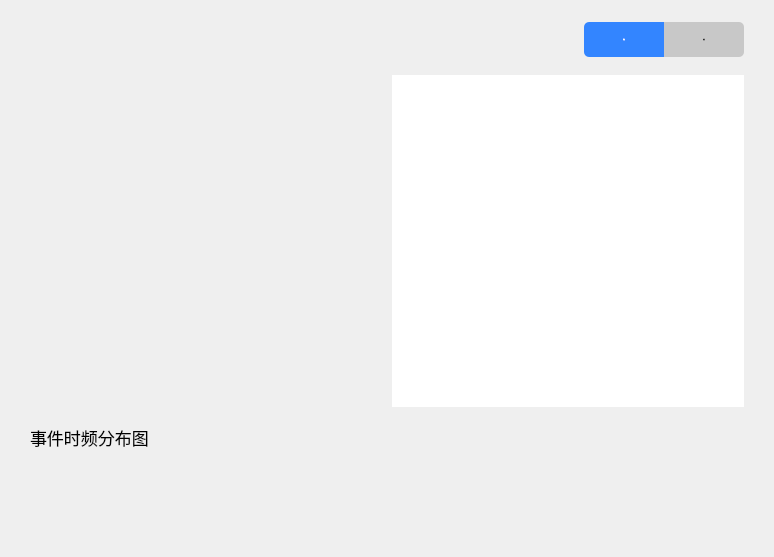
<?xml version="1.0" encoding="UTF-8"?>
<ui version="4.0">
 <class>DataView</class>
 <widget class="QWidget" name="DataView">
  <property name="geometry">
   <rect>
    <x>0</x>
    <y>0</y>
    <width>774</width>
    <height>557</height>
   </rect>
  </property>
  <property name="windowTitle">
   <string>DataView</string>
  </property>
  <property name="styleSheet">
   <string notr="true"/>
  </property>
  <layout class="QGridLayout" name="gridLayout_2" rowstretch="1,0" columnstretch="0,1">
   <property name="leftMargin">
    <number>30</number>
   </property>
   <property name="topMargin">
    <number>15</number>
   </property>
   <property name="rightMargin">
    <number>30</number>
   </property>
   <property name="bottomMargin">
    <number>30</number>
   </property>
   <property name="spacing">
    <number>10</number>
   </property>
   <item row="0" column="0">
    <widget class="QLabel" name="label_name">
     <property name="minimumSize">
      <size>
       <width>0</width>
       <height>50</height>
      </size>
     </property>
     <property name="maximumSize">
      <size>
       <width>16777215</width>
       <height>50</height>
      </size>
     </property>
     <property name="font">
      <font>
       <family>Microsoft YaHei</family>
       <pointsize>-1</pointsize>
      </font>
     </property>
     <property name="styleSheet">
      <string notr="true">QLabel{font-size: 23px;}</string>
     </property>
     <property name="text">
      <string/>
     </property>
    </widget>
   </item>
   <item row="0" column="1">
    <widget class="QWidget" name="widget_navi" native="true">
     <property name="enabled">
      <bool>true</bool>
     </property>
     <property name="minimumSize">
      <size>
       <width>160</width>
       <height>35</height>
      </size>
     </property>
     <property name="maximumSize">
      <size>
       <width>160</width>
       <height>35</height>
      </size>
     </property>
     <property name="styleSheet">
      <string notr="true">QPushButton{border: none;color: #2c2c2c; font: 15px &quot;Microsoft YaHei&quot;;background-color: rgb(200,200,200);}
QPushButton:hover{border: none;color: #2c2c2c; font: 15px &quot;Microsoft YaHei&quot;;background-color: rgb(230, 230, 230);}
QPushButton:pressed{border: none;color: white; font: 15px &quot;Microsoft YaHei&quot;;background-color: #3385ff;}
QPushButton:checked{border: none;color: white; font: 15px &quot;Microsoft YaHei&quot;;background-color: #3385ff;}
QPushButton:disable{border: none;color: red; font: 15px &quot;Microsoft YaHei&quot;;background-color: #3385ff;}</string>
     </property>
     <layout class="QHBoxLayout" name="horizontalLayout_2">
      <property name="spacing">
       <number>0</number>
      </property>
      <property name="leftMargin">
       <number>0</number>
      </property>
      <property name="topMargin">
       <number>0</number>
      </property>
      <property name="rightMargin">
       <number>0</number>
      </property>
      <property name="bottomMargin">
       <number>0</number>
      </property>
      <item>
       <widget class="QPushButton" name="pushButton_chart">
        <property name="enabled">
         <bool>true</bool>
        </property>
        <property name="minimumSize">
         <size>
          <width>80</width>
          <height>35</height>
         </size>
        </property>
        <property name="maximumSize">
         <size>
          <width>80</width>
          <height>35</height>
         </size>
        </property>
        <property name="font">
         <font>
          <family>Microsoft YaHei</family>
          <pointsize>-1</pointsize>
          <weight>50</weight>
          <italic>false</italic>
          <bold>false</bold>
         </font>
        </property>
        <property name="styleSheet">
         <string notr="true">QPushButton{border-top-left-radius:5px;border-bottom-left-radius:5px;}</string>
        </property>
        <property name="text">
         <string>图表</string>
        </property>
        <property name="checkable">
         <bool>true</bool>
        </property>
        <property name="checked">
         <bool>true</bool>
        </property>
       </widget>
      </item>
      <item>
       <widget class="QPushButton" name="pushButton_data">
        <property name="enabled">
         <bool>true</bool>
        </property>
        <property name="minimumSize">
         <size>
          <width>80</width>
          <height>35</height>
         </size>
        </property>
        <property name="maximumSize">
         <size>
          <width>80</width>
          <height>35</height>
         </size>
        </property>
        <property name="font">
         <font>
          <family>Microsoft YaHei</family>
          <pointsize>-1</pointsize>
          <weight>50</weight>
          <italic>false</italic>
          <bold>false</bold>
         </font>
        </property>
        <property name="styleSheet">
         <string notr="true">QPushButton{border-top-right-radius:5px;border-bottom-right-radius:5px;}</string>
        </property>
        <property name="text">
         <string>数据</string>
        </property>
        <property name="checkable">
         <bool>true</bool>
        </property>
        <property name="checked">
         <bool>false</bool>
        </property>
       </widget>
      </item>
     </layout>
    </widget>
   </item>
   <item row="1" column="0" colspan="2">
    <widget class="QStackedWidget" name="stackedWidget_container">
     <property name="enabled">
      <bool>true</bool>
     </property>
     <property name="styleSheet">
      <string notr="true"/>
     </property>
     <property name="currentIndex">
      <number>0</number>
     </property>
     <widget class="QWidget" name="page_chart">
      <layout class="QGridLayout" name="gridLayout_4" rowstretch="3,1" columnstretch="1,1">
       <property name="leftMargin">
        <number>0</number>
       </property>
       <property name="topMargin">
        <number>0</number>
       </property>
       <property name="rightMargin">
        <number>0</number>
       </property>
       <property name="bottomMargin">
        <number>0</number>
       </property>
       <property name="spacing">
        <number>10</number>
       </property>
       <item row="0" column="0">
        <widget class="QWidget" name="widget_overview" native="true">
         <property name="styleSheet">
          <string notr="true">QScrollArea {
	border:none;
	background:transparent;
}

QScrollBar:vertical {
	background:transparent;
	padding:0px;
	width:10px;
}

QScrollBar::handle:vertical{
	background:rgba(0,0,0,35);
	border-radius:5px;
	min-height:30px;
}

QScrollBar::handle:vertical:hover,QScrollBar::handle:vertical:pressed {
	background:rgba(0,0,0,75);
}

QScrollBar::add-page:vertical,QScrollBar::sub-page:vertical {
	background:none;
}

QScrollBar::add-line:vertical,QScrollBar::sub-line:vertical {
	background:none;
}

QPlainTextEdit
{
	font-size: 13px;
	background-color: transparent;
}</string>
         </property>
         <layout class="QVBoxLayout" name="verticalLayout_2" stretch="0,1">
          <property name="spacing">
           <number>10</number>
          </property>
          <property name="leftMargin">
           <number>20</number>
          </property>
          <property name="topMargin">
           <number>20</number>
          </property>
          <property name="rightMargin">
           <number>20</number>
          </property>
          <property name="bottomMargin">
           <number>20</number>
          </property>
          <item>
           <layout class="QGridLayout" name="gridLayout_3">
            <property name="horizontalSpacing">
             <number>10</number>
            </property>
            <property name="verticalSpacing">
             <number>0</number>
            </property>
            <item row="0" column="0" rowspan="2">
             <widget class="QLabel" name="label_overview_icon">
              <property name="minimumSize">
               <size>
                <width>70</width>
                <height>70</height>
               </size>
              </property>
              <property name="maximumSize">
               <size>
                <width>70</width>
                <height>70</height>
               </size>
              </property>
              <property name="text">
               <string/>
              </property>
              <property name="scaledContents">
               <bool>true</bool>
              </property>
              <property name="textInteractionFlags">
               <set>Qt::NoTextInteraction</set>
              </property>
             </widget>
            </item>
            <item row="0" column="1">
             <widget class="QLabel" name="label_overview_name">
              <property name="minimumSize">
               <size>
                <width>0</width>
                <height>40</height>
               </size>
              </property>
              <property name="maximumSize">
               <size>
                <width>16777215</width>
                <height>40</height>
               </size>
              </property>
              <property name="font">
               <font>
                <family>Microsoft YaHei</family>
                <pointsize>-1</pointsize>
               </font>
              </property>
              <property name="styleSheet">
               <string notr="true">QLabel{font-size:17px;}</string>
              </property>
              <property name="text">
               <string/>
              </property>
              <property name="textInteractionFlags">
               <set>Qt::NoTextInteraction</set>
              </property>
             </widget>
            </item>
            <item row="1" column="1">
             <widget class="QLabel" name="label_overview_guid">
              <property name="minimumSize">
               <size>
                <width>0</width>
                <height>30</height>
               </size>
              </property>
              <property name="maximumSize">
               <size>
                <width>16777215</width>
                <height>30</height>
               </size>
              </property>
              <property name="font">
               <font>
                <family>Microsoft YaHei</family>
                <pointsize>-1</pointsize>
               </font>
              </property>
              <property name="styleSheet">
               <string notr="true">QLabel
{
	font-size: 13px;
	color: darkgray;
}</string>
              </property>
              <property name="text">
               <string/>
              </property>
              <property name="textInteractionFlags">
               <set>Qt::NoTextInteraction</set>
              </property>
             </widget>
            </item>
           </layout>
          </item>
          <item>
           <widget class="QPlainTextEdit" name="plainTextEdit_overview_description">
            <property name="font">
             <font>
              <family>Microsoft YaHei</family>
              <pointsize>-1</pointsize>
             </font>
            </property>
            <property name="styleSheet">
             <string notr="true"/>
            </property>
            <property name="frameShape">
             <enum>QFrame::NoFrame</enum>
            </property>
            <property name="frameShadow">
             <enum>QFrame::Plain</enum>
            </property>
            <property name="horizontalScrollBarPolicy">
             <enum>Qt::ScrollBarAlwaysOff</enum>
            </property>
            <property name="readOnly">
             <bool>true</bool>
            </property>
           </widget>
          </item>
         </layout>
        </widget>
       </item>
       <item row="0" column="1">
        <widget class="QChartView" name="graphicsView_opcode_frequency">
         <property name="minimumSize">
          <size>
           <width>0</width>
           <height>0</height>
          </size>
         </property>
         <property name="maximumSize">
          <size>
           <width>16777215</width>
           <height>16777215</height>
          </size>
         </property>
         <property name="frameShape">
          <enum>QFrame::NoFrame</enum>
         </property>
        </widget>
       </item>
       <item row="1" column="0" colspan="2">
        <layout class="QGridLayout" name="gridLayout" rowstretch="0,1" columnstretch="0,1">
         <property name="spacing">
          <number>0</number>
         </property>
         <item row="0" column="0">
          <widget class="QLabel" name="label_time_frequency_tip">
           <property name="minimumSize">
            <size>
             <width>0</width>
             <height>40</height>
            </size>
           </property>
           <property name="maximumSize">
            <size>
             <width>16777215</width>
             <height>40</height>
            </size>
           </property>
           <property name="font">
            <font>
             <family>Microsoft YaHei</family>
             <pointsize>-1</pointsize>
            </font>
           </property>
           <property name="styleSheet">
            <string notr="true">QLabel{font-size: 17px;}</string>
           </property>
           <property name="text">
            <string>事件时频分布图</string>
           </property>
          </widget>
         </item>
         <item row="0" column="1">
          <widget class="QLabel" name="label_time_frequency_area">
           <property name="minimumSize">
            <size>
             <width>0</width>
             <height>40</height>
            </size>
           </property>
           <property name="maximumSize">
            <size>
             <width>16777215</width>
             <height>40</height>
            </size>
           </property>
           <property name="font">
            <font>
             <family>Microsoft YaHei</family>
             <pointsize>-1</pointsize>
            </font>
           </property>
           <property name="styleSheet">
            <string notr="true">QLabel{font-size: 15px;color: rgb(100,100,100);}</string>
           </property>
           <property name="text">
            <string/>
           </property>
           <property name="alignment">
            <set>Qt::AlignRight|Qt::AlignTrailing|Qt::AlignVCenter</set>
           </property>
          </widget>
         </item>
         <item row="1" column="0" colspan="2">
          <widget class="ScatterDiagram" name="widget_time_frequency" native="true"/>
         </item>
        </layout>
       </item>
      </layout>
     </widget>
     <widget class="QWidget" name="page_data">
      <layout class="QVBoxLayout" name="verticalLayout" stretch="0,1,0">
       <property name="spacing">
        <number>10</number>
       </property>
       <property name="leftMargin">
        <number>0</number>
       </property>
       <property name="topMargin">
        <number>0</number>
       </property>
       <property name="rightMargin">
        <number>0</number>
       </property>
       <property name="bottomMargin">
        <number>0</number>
       </property>
       <item>
        <layout class="QHBoxLayout" name="horizontalLayout_3">
         <property name="spacing">
          <number>5</number>
         </property>
         <item>
          <widget class="QLabel" name="label_data_count">
           <property name="minimumSize">
            <size>
             <width>0</width>
             <height>35</height>
            </size>
           </property>
           <property name="maximumSize">
            <size>
             <width>16777215</width>
             <height>35</height>
            </size>
           </property>
           <property name="font">
            <font>
             <family>Microsoft YaHei</family>
             <pointsize>-1</pointsize>
            </font>
           </property>
           <property name="styleSheet">
            <string notr="true">QLabel{font-size: 15px;}</string>
           </property>
           <property name="text">
            <string>共计0条事件</string>
           </property>
           <property name="alignment">
            <set>Qt::AlignLeading|Qt::AlignLeft|Qt::AlignVCenter</set>
           </property>
          </widget>
         </item>
         <item>
          <widget class="QPushButton" name="pushButton_data_copy">
           <property name="enabled">
            <bool>true</bool>
           </property>
           <property name="minimumSize">
            <size>
             <width>100</width>
             <height>35</height>
            </size>
           </property>
           <property name="maximumSize">
            <size>
             <width>100</width>
             <height>35</height>
            </size>
           </property>
           <property name="font">
            <font>
             <family>Microsoft YaHei</family>
             <pointsize>-1</pointsize>
             <weight>50</weight>
             <italic>false</italic>
             <bold>false</bold>
            </font>
           </property>
           <property name="styleSheet">
            <string notr="true">QPushButton{border: none;border-radius: 5px;color: white; font: 13px &quot;Microsoft YaHei&quot;;background-color: #886ab5;}
QPushButton:!enabled{border: none;border-radius: 5px;color: gray; font: 13px &quot;Microsoft YaHei&quot;;background-color: rgb(237,237,237);}
QPushButton:hover{border: none;border-radius: 5px;color: white; font: 13px &quot;Microsoft YaHei&quot;;background-color: #967bbd;}
QPushButton:pressed{border: none;border-radius: 5px;color: white; font: 13px &quot;Microsoft YaHei&quot;;background-color: #7a59ad;}</string>
           </property>
           <property name="text">
            <string>复制到剪贴板</string>
           </property>
          </widget>
         </item>
         <item>
          <widget class="QPushButton" name="pushButton_data_output">
           <property name="enabled">
            <bool>true</bool>
           </property>
           <property name="minimumSize">
            <size>
             <width>100</width>
             <height>35</height>
            </size>
           </property>
           <property name="maximumSize">
            <size>
             <width>100</width>
             <height>35</height>
            </size>
           </property>
           <property name="font">
            <font>
             <family>Microsoft YaHei</family>
             <pointsize>-1</pointsize>
             <weight>50</weight>
             <italic>false</italic>
             <bold>false</bold>
            </font>
           </property>
           <property name="styleSheet">
            <string notr="true">QPushButton{border: none;border-radius: 5px;color: white; font: 13px &quot;Microsoft YaHei&quot;;background-color: #886ab5;}
QPushButton:!enabled{border: none;border-radius: 5px;color: gray; font: 13px &quot;Microsoft YaHei&quot;;background-color: rgb(237,237,237);}
QPushButton:hover{border: none;border-radius: 5px;color: white; font: 13px &quot;Microsoft YaHei&quot;;background-color: #967bbd;}
QPushButton:pressed{border: none;border-radius: 5px;color: white; font: 13px &quot;Microsoft YaHei&quot;;background-color: #7a59ad;}</string>
           </property>
           <property name="text">
            <string>导出到表格</string>
           </property>
          </widget>
         </item>
        </layout>
       </item>
       <item>
        <layout class="QHBoxLayout" name="horizontalLayout_4" stretch="3,2">
         <property name="spacing">
          <number>10</number>
         </property>
         <item>
          <widget class="QTableWidget" name="tableWidget_data">
           <property name="minimumSize">
            <size>
             <width>400</width>
             <height>0</height>
            </size>
           </property>
           <property name="font">
            <font>
             <family>Microsoft YaHei</family>
             <pointsize>-1</pointsize>
            </font>
           </property>
           <property name="focusPolicy">
            <enum>Qt::NoFocus</enum>
           </property>
           <property name="styleSheet">
            <string notr="true">#tableWidget_data
{
	font-size: 13px;
    selection-color: white;
    selection-background-color: #886ab5;
}</string>
           </property>
           <property name="horizontalScrollBarPolicy">
            <enum>Qt::ScrollBarAlwaysOff</enum>
           </property>
           <property name="autoScroll">
            <bool>true</bool>
           </property>
           <property name="editTriggers">
            <set>QAbstractItemView::NoEditTriggers</set>
           </property>
           <property name="selectionMode">
            <enum>QAbstractItemView::SingleSelection</enum>
           </property>
           <property name="selectionBehavior">
            <enum>QAbstractItemView::SelectRows</enum>
           </property>
           <property name="showGrid">
            <bool>false</bool>
           </property>
           <property name="columnCount">
            <number>4</number>
           </property>
           <attribute name="horizontalHeaderVisible">
            <bool>false</bool>
           </attribute>
           <attribute name="horizontalHeaderMinimumSectionSize">
            <number>0</number>
           </attribute>
           <attribute name="horizontalHeaderHighlightSections">
            <bool>false</bool>
           </attribute>
           <attribute name="horizontalHeaderShowSortIndicator" stdset="0">
            <bool>false</bool>
           </attribute>
           <attribute name="horizontalHeaderStretchLastSection">
            <bool>true</bool>
           </attribute>
           <attribute name="verticalHeaderVisible">
            <bool>false</bool>
           </attribute>
           <attribute name="verticalHeaderHighlightSections">
            <bool>false</bool>
           </attribute>
           <column>
            <property name="text">
             <string>时间戳</string>
            </property>
           </column>
           <column>
            <property name="text">
             <string>事件</string>
            </property>
           </column>
           <column>
            <property name="text">
             <string>类型</string>
            </property>
           </column>
           <column>
            <property name="text">
             <string>线程</string>
            </property>
           </column>
          </widget>
         </item>
         <item>
          <widget class="QPlainTextEdit" name="plainTextEdit_param">
           <property name="minimumSize">
            <size>
             <width>300</width>
             <height>0</height>
            </size>
           </property>
           <property name="font">
            <font>
             <family>Microsoft YaHei</family>
             <pointsize>-1</pointsize>
            </font>
           </property>
           <property name="focusPolicy">
            <enum>Qt::NoFocus</enum>
           </property>
           <property name="styleSheet">
            <string notr="true">#plainTextEdit_param
{
	font-size: 13px;
	padding: 5px;
	border: 1px solid rgb(160,160,160);
	background: transparent;
}</string>
           </property>
           <property name="frameShape">
            <enum>QFrame::NoFrame</enum>
           </property>
           <property name="horizontalScrollBarPolicy">
            <enum>Qt::ScrollBarAlwaysOff</enum>
           </property>
           <property name="textInteractionFlags">
            <set>Qt::TextSelectableByKeyboard|Qt::TextSelectableByMouse</set>
           </property>
          </widget>
         </item>
        </layout>
       </item>
       <item>
        <layout class="QHBoxLayout" name="horizontalLayout">
         <property name="spacing">
          <number>5</number>
         </property>
         <item>
          <spacer name="horizontalSpacer_2">
           <property name="orientation">
            <enum>Qt::Horizontal</enum>
           </property>
           <property name="sizeHint" stdset="0">
            <size>
             <width>338</width>
             <height>17</height>
            </size>
           </property>
          </spacer>
         </item>
         <item>
          <widget class="QPushButton" name="pushButton_data_previous">
           <property name="minimumSize">
            <size>
             <width>75</width>
             <height>35</height>
            </size>
           </property>
           <property name="maximumSize">
            <size>
             <width>75</width>
             <height>35</height>
            </size>
           </property>
           <property name="font">
            <font>
             <family>Microsoft YaHei</family>
             <pointsize>-1</pointsize>
             <weight>50</weight>
             <italic>false</italic>
             <bold>false</bold>
            </font>
           </property>
           <property name="styleSheet">
            <string notr="true">QPushButton{border: none;border-radius: 5px;color: white; font: 13px &quot;Microsoft YaHei&quot;;background-color: #886ab5;}
QPushButton:!enabled{border: none;border-radius: 5px;color: gray; font: 13px &quot;Microsoft YaHei&quot;;background-color: rgb(237,237,237);}
QPushButton:hover{border: none;border-radius: 5px;color: white; font: 13px &quot;Microsoft YaHei&quot;;background-color: #967bbd;}
QPushButton:pressed{border: none;border-radius: 5px;color: white; font: 13px &quot;Microsoft YaHei&quot;;background-color: #7a59ad;}</string>
           </property>
           <property name="text">
            <string>上一条</string>
           </property>
          </widget>
         </item>
         <item>
          <widget class="QPushButton" name="pushButton_data_next">
           <property name="minimumSize">
            <size>
             <width>75</width>
             <height>35</height>
            </size>
           </property>
           <property name="maximumSize">
            <size>
             <width>75</width>
             <height>35</height>
            </size>
           </property>
           <property name="font">
            <font>
             <family>Microsoft YaHei</family>
             <pointsize>-1</pointsize>
             <weight>50</weight>
             <italic>false</italic>
             <bold>false</bold>
            </font>
           </property>
           <property name="styleSheet">
            <string notr="true">QPushButton{border: none;border-radius: 5px;color: white; font: 13px &quot;Microsoft YaHei&quot;;background-color: #886ab5;}
QPushButton:!enabled{border: none;border-radius: 5px;color: gray; font: 13px &quot;Microsoft YaHei&quot;;background-color: rgb(237,237,237);}
QPushButton:hover{border: none;border-radius: 5px;color: white; font: 13px &quot;Microsoft YaHei&quot;;background-color: #967bbd;}
QPushButton:pressed{border: none;border-radius: 5px;color: white; font: 13px &quot;Microsoft YaHei&quot;;background-color: #7a59ad;}</string>
           </property>
           <property name="text">
            <string>下一条</string>
           </property>
          </widget>
         </item>
         <item>
          <widget class="QPushButton" name="pushButton_data_top">
           <property name="enabled">
            <bool>true</bool>
           </property>
           <property name="minimumSize">
            <size>
             <width>75</width>
             <height>35</height>
            </size>
           </property>
           <property name="maximumSize">
            <size>
             <width>75</width>
             <height>35</height>
            </size>
           </property>
           <property name="font">
            <font>
             <family>Microsoft YaHei</family>
             <pointsize>-1</pointsize>
             <weight>50</weight>
             <italic>false</italic>
             <bold>false</bold>
            </font>
           </property>
           <property name="styleSheet">
            <string notr="true">QPushButton{border: none;border-radius: 5px;color: white; font: 13px &quot;Microsoft YaHei&quot;;background-color: #886ab5;}
QPushButton:!enabled{border: none;border-radius: 5px;color: gray; font: 13px &quot;Microsoft YaHei&quot;;background-color: rgb(237,237,237);}
QPushButton:hover{border: none;border-radius: 5px;color: white; font: 13px &quot;Microsoft YaHei&quot;;background-color: #967bbd;}
QPushButton:pressed{border: none;border-radius: 5px;color: white; font: 13px &quot;Microsoft YaHei&quot;;background-color: #7a59ad;}</string>
           </property>
           <property name="text">
            <string>回到顶部</string>
           </property>
          </widget>
         </item>
         <item>
          <widget class="QPushButton" name="pushButton_data_current">
           <property name="enabled">
            <bool>true</bool>
           </property>
           <property name="minimumSize">
            <size>
             <width>75</width>
             <height>35</height>
            </size>
           </property>
           <property name="maximumSize">
            <size>
             <width>75</width>
             <height>35</height>
            </size>
           </property>
           <property name="font">
            <font>
             <family>Microsoft YaHei</family>
             <pointsize>-1</pointsize>
             <weight>50</weight>
             <italic>false</italic>
             <bold>false</bold>
            </font>
           </property>
           <property name="styleSheet">
            <string notr="true">QPushButton{border: none;border-radius: 5px;color: white; font: 13px &quot;Microsoft YaHei&quot;;background-color: #886ab5;}
QPushButton:!enabled{border: none;border-radius: 5px;color: gray; font: 13px &quot;Microsoft YaHei&quot;;background-color: rgb(237,237,237);}
QPushButton:hover{border: none;border-radius: 5px;color: white; font: 13px &quot;Microsoft YaHei&quot;;background-color: #967bbd;}
QPushButton:pressed{border: none;border-radius: 5px;color: white; font: 13px &quot;Microsoft YaHei&quot;;background-color: #7a59ad;}</string>
           </property>
           <property name="text">
            <string>定位</string>
           </property>
          </widget>
         </item>
        </layout>
       </item>
      </layout>
     </widget>
     <widget class="QWidget" name="page_empty"/>
    </widget>
   </item>
  </layout>
 </widget>
 <layoutdefault spacing="6" margin="11"/>
 <customwidgets>
  <customwidget>
   <class>QChartView</class>
   <extends>QGraphicsView</extends>
   <header>QtCharts</header>
  </customwidget>
  <customwidget>
   <class>ScatterDiagram</class>
   <extends>QWidget</extends>
   <header>ScatterDiagram.h</header>
   <container>1</container>
  </customwidget>
 </customwidgets>
 <resources/>
 <connections/>
</ui>
